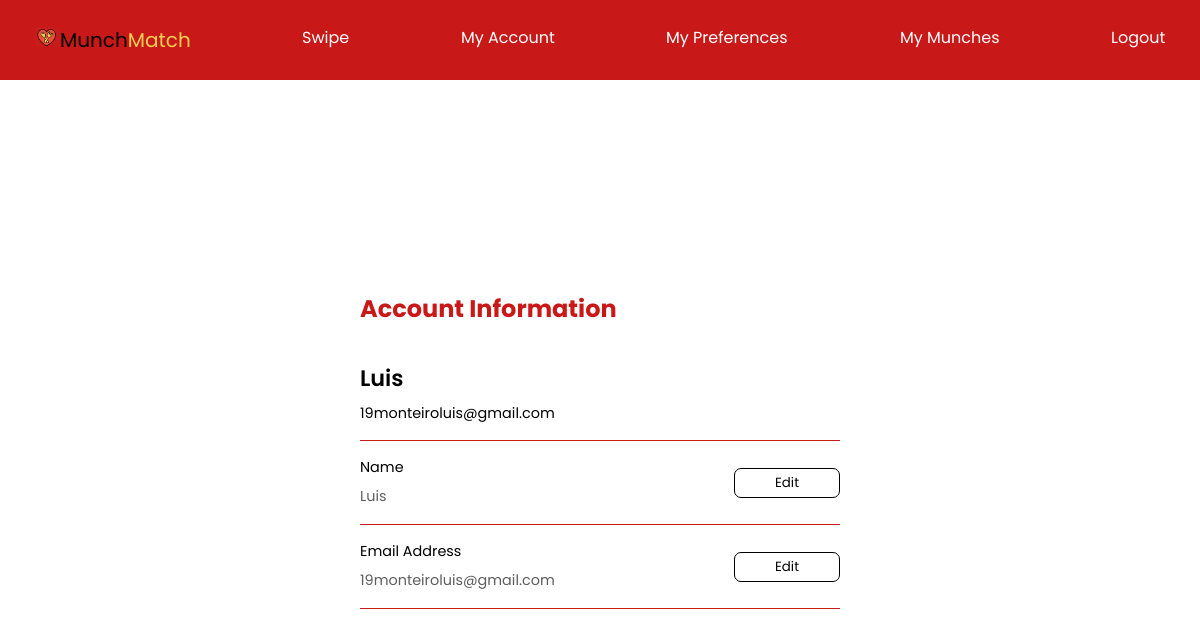
The app's page /account/ (signed in), older data.
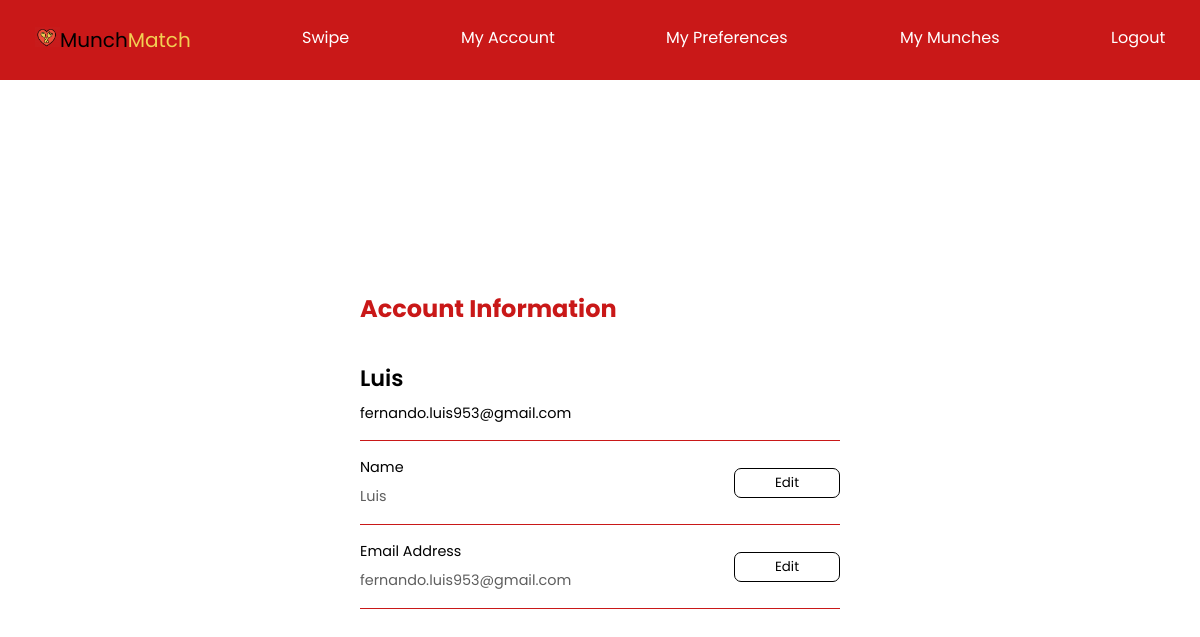
The same page, newer data.
### app/models/user.py (models this page shows, shortened)
class User(db.Model):
    id = db.Column(db.Integer, primary_key=True)
    uuid = db.Column(db.Text)
    name = db.Column(db.String(150))
    email = db.Column(db.String(150))
    password = db.Column(db.Text)
    swipes = db.relationship("Swipe", backref="post")

### app/routes/account/routes.py (the view)
@bp.route("/")
@token_required
def get_account(user):
    return render_template("/account/account.html", user=user)

### app/jwt.py (called while the page is built)
def getCookie(name):
    value = f"; {request.headers['Cookie']}"
    parts = value.split(f"; {name}=")
    if len(parts) == 2:
        return parts.pop().split(";")[0]

def token_required(f):
    @wraps(f)
    def decorated(*args, **kwargs):
        token = None
        try:
            if getCookie("user_uuid"):
                token = getCookie("user_uuid")
                print(token)
            else:
                return redirect("/auth")
        except:
            return redirect("/auth")
        try:
            data = jwt.decode(token, Config.SECRET_KEY, algorithms=["HS256"])
            user = User.query.filter_by(uuid=data["uuid"]).first()
        except Exception as e:
            return redirect("/auth")
        return f(user, *args, **kwargs)
    return decorated

### app/templates/account/account.html (shortened to what this page needs)
{% extends "base_dashboard.html" %} {% block title %} My Account {% endblock %}
{% block style %}
<link rel="stylesheet" type="text/css" href="/static/css/account.css" />
{% endblock %} {% block content %}
<div class="account-main-container">
  <div class="account-container">
    <h2>Account Information</h2>
    <div class="block">
      <div class="sub-block">
        <span class="main-text" id="main-name-value">{{user.name}}</span>
        <span id="main-email-value">{{user.email}}</span>
      </div>
    </div>
    <div class="block">
      <div class="sub-block secondary">
        <span class="title"> Name </span>
        <span id="name-value">{{user.name}}</span>
      </div>
      <button id="edit-name-button">Edit</button>
    </div>
    <div class="block">
      <div class="sub-block secondary">
        <span class="title"> Email Address </span>
        <span id="email-value">{{user.email}}</span>
      </div>
      <button id="edit-email-button">Edit</button>
    </div>
  </div>
</div>
{% endblock %}

Row changes from the older to the newer data that the page shows:
changed User "Luis": email "19monteiroluis@gmail.com" → "fernando.luis953@gmail.com"
